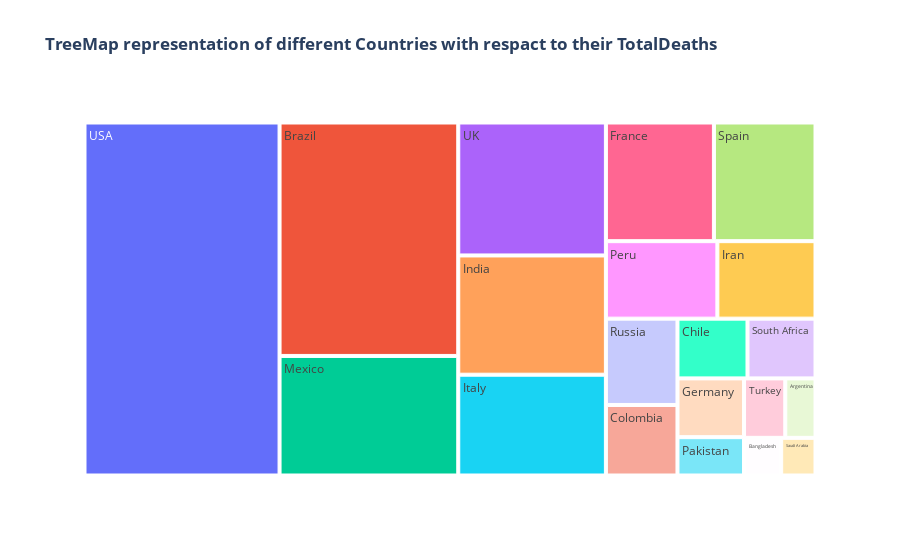

Source (notebook cell):
### Code cell
fig = px.treemap(world_data[0:20],values="TotalDeaths",path=['Country/Region'],
           template="plotly_white",
           title="<b>TreeMap representation of different Countries with respact to their {}</b>".format("TotalDeaths"))
fig.show()

### Figure 1 — Plotly figure (JSON) as saved in the notebook; plotly's stock layout.template omitted (floating-point values rounded to 4 significant figures)
{"data": [{"branchvalues": "total", "domain": {"x": [0, 1], "y": [0, 1]}, "hovertemplate": "labels=%{label}<br>TotalDeaths=%{value}<br>parent=%{parent}<br>id=%{id}<extra></extra>", "ids": ["Argentina", "Bangladesh", "Brazil", "Chile", "Colombia", "France", "Germany", "India", "Iran", "Italy", "Mexico", "Pakistan", "Peru", "Russia", "Saudi Arabia", "South Africa", "Spain", "Turkey", "UK", "USA"], "labels": ["Argentina", "Bangladesh", "Brazil", "Chile", "Colombia", "France", "Germany", "India", "Iran", "Italy", "Mexico", "Pakistan", "Peru", "Russia", "Saudi Arabia", "South Africa", "Spain", "Turkey", "UK", "USA"], "name": "", "parents": ["", "", "", "", "", "", "", "", "", "", "", "", "", "", "", "", "", "", "", ""], "type": "treemap", "values": [4251, 3306, 98644, 9889, 11939, 30312, 9252, 41638, 17976, 35187, 50517, 6035, 20424, 14606, 3055, 9604, 28500, 5798, 46413, 162804]}], "layout": {"legend": {"tracegroupgap": 0}, "title": {"text": "<b>TreeMap representation of different Countries with respact to their TotalDeaths</b>"}}}
